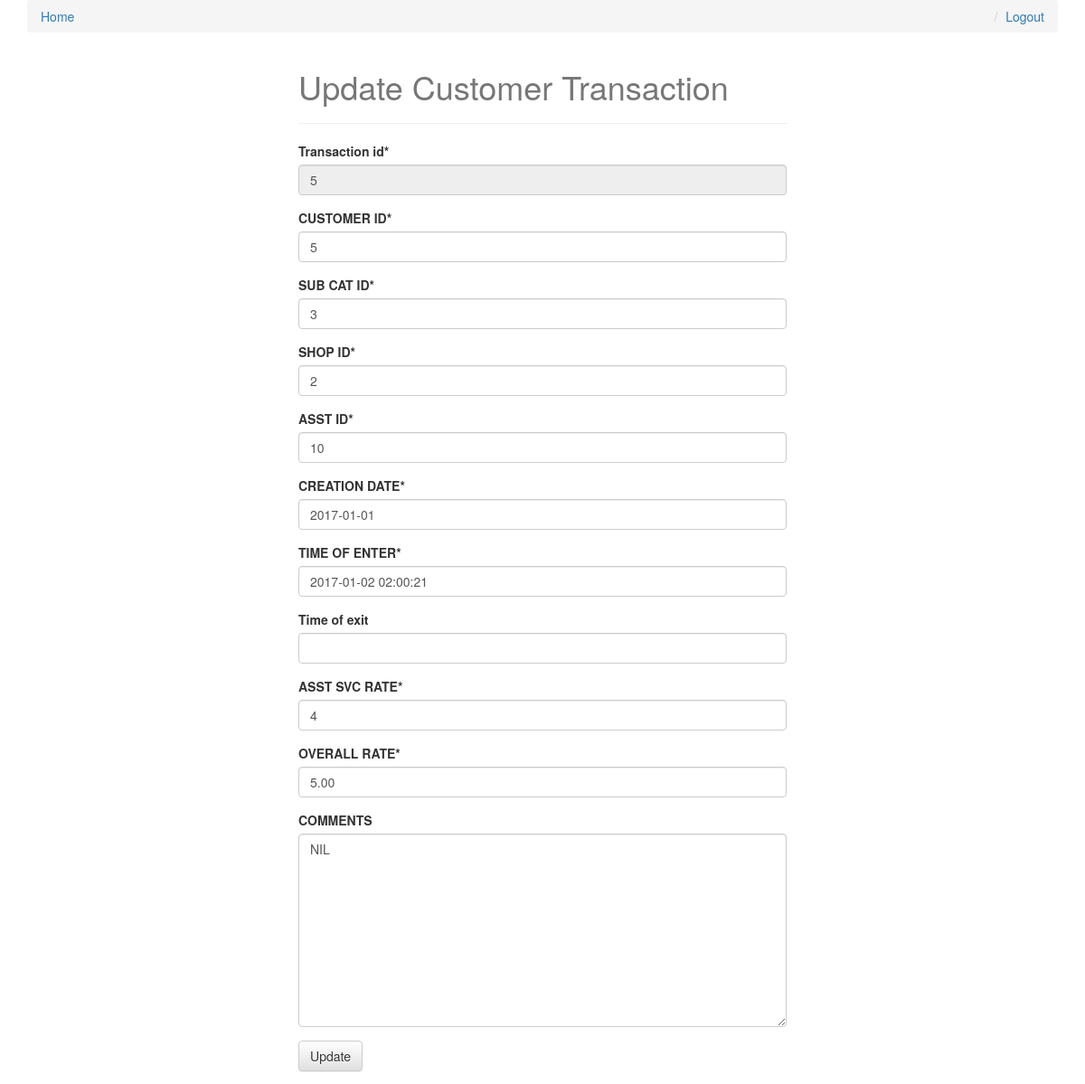
/db_access/form/customer_trans/update/5 (signed in), run on an earlier commit of the app's database.
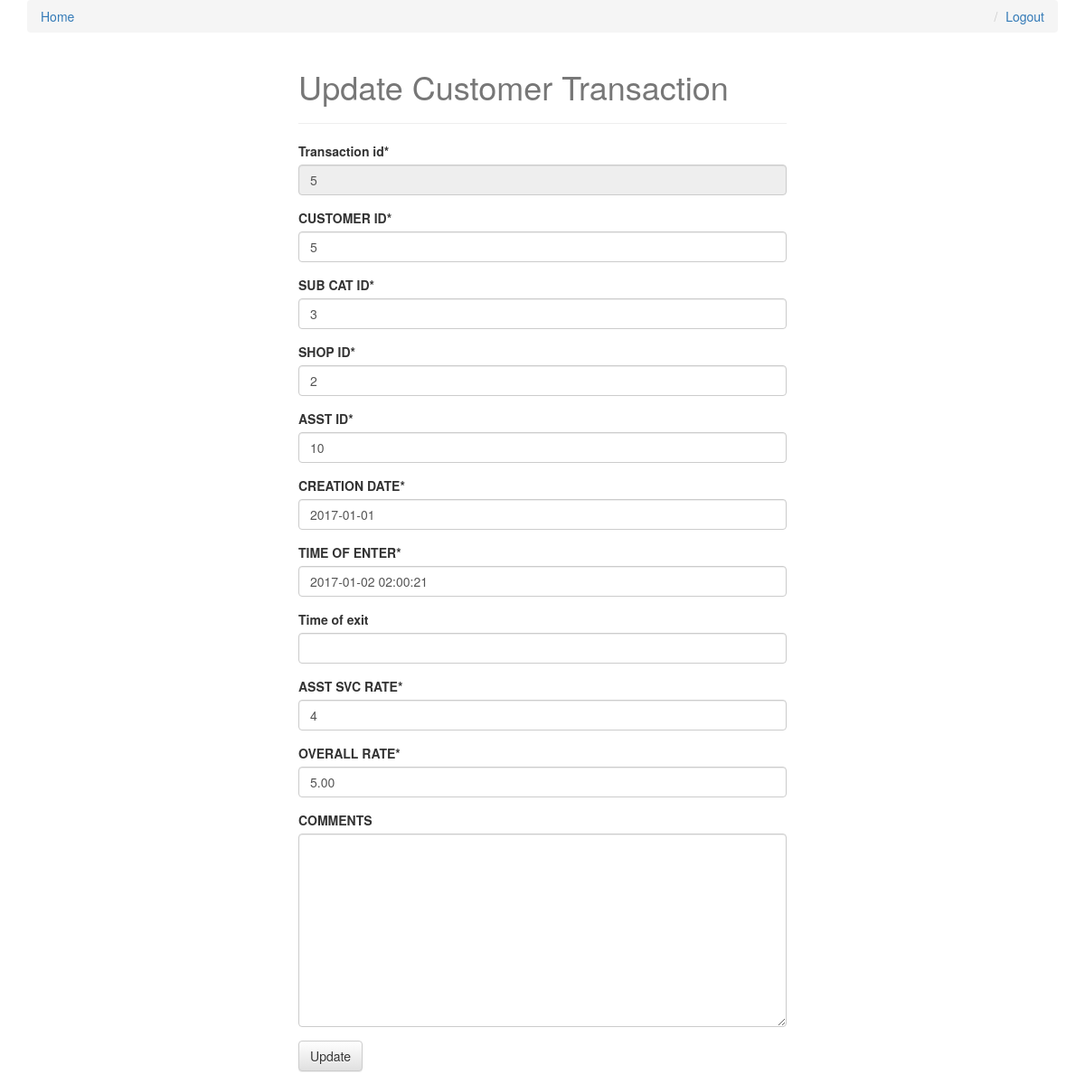
And on a later commit of the database.
### pingow_api/models.py (models this page shows, shortened)
class CustomerTransaction(models.Model):
    TRANSACTION_ID = models.IntegerField(primary_key=True)
    CUSTOMER_ID = models.IntegerField(null=True)
    SUB_CAT_ID = models.IntegerField(null=True)
    SHOP_ID = models.IntegerField(null=True)
    ASST_ID = models.IntegerField(null=True)
    CREATION_DATE  = models.DateField(null=True)
    TIME_OF_ENTER  = models.DateTimeField(null=True)
    TIME_OF_EXIT  = models.DateTimeField(null=True)
    ASST_SVC_RATE = models.IntegerField(null=True)
    OVERALL_RATE = models.DecimalField(max_digits=10,decimal_places=2, null=True)
    COMMENTS = models.TextField(blank=True, null=True)
    class Meta:
        db_table = 'pg_customer_trans'

### pingow_api/db_access/views.py (the view, shortened to what this page needs)
# urls.py: url(r'^db_access/form/customer_trans/update/(?P<trans_id>[\w-]+)$', dbv.customer_trans_update, name = 'customer_trans_update'),
def customer_trans_update(request, trans_id=None):
    if not request.user.is_staff or not request.user.is_superuser:
        raise PermissionDenied("Please login as Admin/Staff role to access this page.")
    instance = get_object_or_404(m.CustomerTransaction, TRANSACTION_ID=trans_id)
    form = CustomerTransactionForm(request.POST or None, instance=instance)
    context = {
        "form": form,
        "title" : "Update Customer Transaction"
    }
    return render(request, "form.html", context)

### pingow_api/forms.py
class CustomerTransactionForm(forms.ModelForm):
    TRANSACTION_ID = forms.IntegerField(disabled=True)
    TIME_OF_EXIT = forms.DateTimeField(required=False)
    class Meta:
        model = CustomerTransaction
        fields = [
            'TRANSACTION_ID',
            'CUSTOMER_ID',
            'SUB_CAT_ID',
            'SHOP_ID',
            'ASST_ID',
            'CREATION_DATE',
            'TIME_OF_ENTER',
            'TIME_OF_EXIT',
            'ASST_SVC_RATE',
            'OVERALL_RATE',
            'COMMENTS',
        ]

### templates/form.html
{% extends "base.html" %}
{% load crispy_forms_tags %}
{% block content %}
<div class='col-sm-6 col-sm-offset-3'>
<h1>{{ title }}</h1>
<hr/>
<form method='POST' action='' enctype='multipart/form-data'>{% csrf_token %}
{{ form|crispy }}
<input type='submit' class='btn btn-default' value= {{ title }} />
</form>
</div>
{% endblock content %}

What changed in the data, as far as the page shows it:
changed CustomerTransaction id 5: COMMENTS "NIL" → (not shown)
